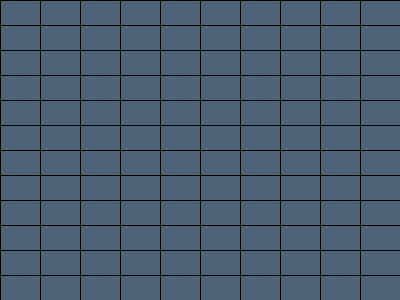
Frame 1 (no input)
Frame 60 (the mouse pressed at the canvas centre just before this capture): identical to frame 1, image omitted
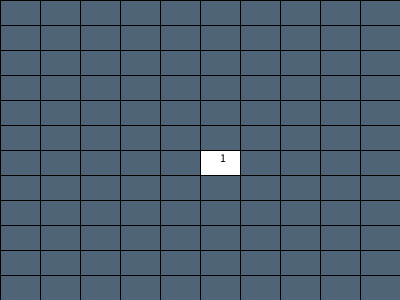
Frame 120 (the mouse held since frame 60 and released just before this capture)

The Processing sketch that drew these frames (run headless with seeded random() and noise(); from frame 60 on, the mouse is pressed at the canvas centre):

// Processing sketch: MineSweeper
// ── MineSweeper.pde
int numCols = 12;
int numRows = 10;
int cellW , cellH;

int[][] mineField  = new int[numCols][numRows]; 
 
boolean[][] isRevealed = new boolean[numCols][numRows];

void setup() {
 size(400,300);
cellW = width/numRows;
cellH = height/numCols;
 
 setupMineField( 10 );
 //to load text instantly
 text("stupid font", -10000, 10000);

}

void draw(){
 background(12, 40, 40);
 drawCells();
 
}

void drawCells(){
  for(int y = 0; y < numCols; y ++){
   for(int x = 0; x < numRows; x ++){
     if(isRevealed[y][x] == true){
     if(mineField[y][x] >= 9){
      fill(255,0,0);
      rect(x * cellW,y * cellH, cellW, cellH);
     } else if(mineField[y][x] != 0) {
     fill(255);
     rect(x * cellW,y * cellH, cellW, cellH);
     fill(0);
     text(mineField[y][x], x * cellW + cellW/2,y * cellH + cellH/2); 
       }
      }else {
     fill(80,100,120);
     rect(x * cellW,y * cellH, cellW, cellH); 
      }
    }
  } 
  
}

void mousePressed(){
//setup something where you click one square
//mouseX, mouseY
//Need to convert to integers as map works with floats
int gridX = int( map(mouseX, 0, width, 0, numRows));
int gridY = mouseY/cellH;
//reveal that square
 isRevealed[gridY][gridX] = true;
 checkOpenSquaresAround(gridY, gridX);

}

void checkOpenSquaresAround(int y, int x) {
if(mineField[y][x] == 0) {
//if I reveal a zero, then open cells around this cell
  openCell(y -1, x);
  openCell( y - 1, x +1);
  openCell(y , x + 1);
  openCell(y +1, x + 1);
  openCell(y +1, x);
  openCell(y +1, x - 1);
  openCell(y , x - 1);
  openCell(y -1, x - 1);
 }  
}

void openCell( int y, int x){
if( y < 0 || y >= numCols || x < 0 || x >= numRows) return;
if(!isRevealed[y][x]) {
isRevealed[y][ x] = true;
checkOpenSquaresAround(y, x);
}
}

void setupMineField( int numMines ){
  int[][] minePositions = new int[numMines][2];
  for(int i = 0; i < numMines; i++){
    int[] pos = { int(random(numRows)), int(random(numCols)) };
    
    minePositions[i] = pos;
  }
  for(int i = 0; i < numMines; i++){
   //put mine into mineField
   int y = minePositions[i][1];
   int x = minePositions[i][0];
   mineField[y][x] = 9;
  //assign numbers based on mine positions
  addOneToCell(y -1, x);
  addOneToCell(y -1, x + 1);
  addOneToCell(y , x + 1);
  addOneToCell(y +1, x + 1);
  addOneToCell(y +1, x);
  addOneToCell(y +1, x - 1);
  addOneToCell(y , x - 1);
  addOneToCell(y -1, x - 1);
  }
 println(mineField); 
}

void  addOneToCell(int y, int x) {
  if( y < 0 || y >= numCols || x < 0 || x >= numRows) return;
  mineField[y][x] ++;
  //if( y >= 0 && y < numCols && x >= 0 && x < numRows){
  //mineField[y][x] ++;
  //}
}
